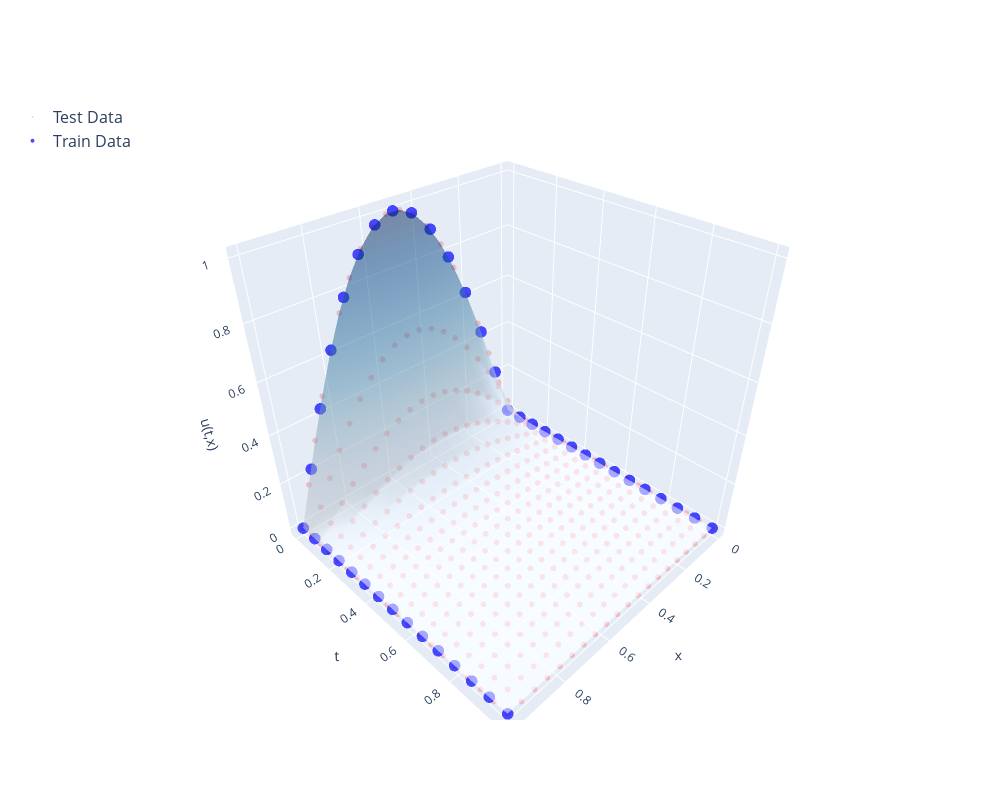

The notebook cell this image was saved under:
### Code cell
if data_from_csv:
    data = load_csv_data(diff_equation, files[file], params_to_optimize=params_to_optimize)
else:
    if diff_equation.dx: # If PDE

        if diff_equation.dy: # 2D
            data = load_moredim(diff_equation, params_to_optimize=params_to_optimize, L=L, T=T, plate_length=plate_length, max_iter_time=max_iter_time, alpha=alpha)

        elif bc_type == 'neumann': # Neumann BC
            data = load_data_neumann(diff_equation, params_to_optimize, L, T, k, N_train)

        else: # Dirichlet BC
            data = generate_data(diff_equation, params_to_optimize=params_to_optimize, L_min=0, L=L, T=T, N_train=N_train, N_test=N_test, initial_conditions=initial_conditions)
    
    else: # If ODE
        data = load_data(diff_equation, params_to_optimize=params_to_optimize, initial_conditions=initial_conditions, t_0=t_0, t_fin=t_fin, n_points=n_points, noise=noise)

### Figure 1 — Plotly figure (JSON) as saved in the notebook; plotly's stock layout.template omitted (floating-point values rounded to 4 significant figures; data arrays with more than 128 entries replaced by an {"elided": "..."} marker saying what was removed)
{"data": [{"marker": {"color": "red", "opacity": 0.2, "size": 2}, "mode": "markers", "name": "Test Data", "type": "scatter3d", "x": {"elided": "400 float values"}, "y": {"elided": "400 float values"}, "z": {"elided": "400 float values"}}, {"marker": {"color": "blue", "opacity": 0.7, "size": 4}, "mode": "markers", "name": "Train Data", "type": "scatter3d", "x": [0, 0.07143, 0.1429, 0.2143, 0.2857, 0.3571, 0.4286, 0.5, 0.5714, 0.6429, 0.7143, 0.7857, 0.8571, 0.9286, 1, 0, 1, 0, 1, 0, 1, 0, 1, 0, 1, 0, 1, 0, 1, 0, 1, 0, 1, 0, 1, 0, 1, 0, 1, 0, 1, 0, 1], "y": [0, 0, 0, 0, 0, 0, 0, 0, 0, 0, 0, 0, 0, 0, 0, 0.07143, 0.07143, 0.1429, 0.1429, 0.2143, 0.2143, 0.2857, 0.2857, 0.3571, 0.3571, 0.4286, 0.4286, 0.5, 0.5, 0.5714, 0.5714, 0.6429, 0.6429, 0.7143, 0.7143, 0.7857, 0.7857, 0.8571, 0.8571, 0.9286, 0.9286, 1, 1], "z": [0, 0.2225, 0.4339, 0.6235, 0.7818, 0.901, 0.9749, 1, 0.9749, 0.901, 0.7818, 0.6235, 0.4339, 0.2225, 0, 0, 0, 0, 0, 0, 0, 0, 0, 0, 0, 0, 0, 0, 0, 0, 0, 0, 0, 0, 0, 0, 0, 0, 0, 0, 0, 0, 0]}, {"colorscale": [[0, "rgb(247,251,255)"], [0.125, "rgb(222,235,247)"], [0.25, "rgb(198,219,239)"], [0.375, "rgb(158,202,225)"], [0.5, "rgb(107,174,214)"], [0.625, "rgb(66,146,198)"], [0.75, "rgb(33,113,181)"], [0.875, "rgb(8,81,156)"], [1, "rgb(8,48,107)"]], "name": "True Function", "opacity": 0.5, "showscale": false, "type": "surface", "x": [0, 0.05263, 0.1053, 0.1579, 0.2105, 0.2632, 0.3158, 0.3684, 0.4211, 0.4737, 0.5263, 0.5789, 0.6316, 0.6842, 0.7368, 0.7895, 0.8421, 0.8947, 0.9474, 1], "y": [0, 0.05263, 0.1053, 0.1579, 0.2105, 0.2632, 0.3158, 0.3684, 0.4211, 0.4737, 0.5263, 0.5789, 0.6316, 0.6842, 0.7368, 0.7895, 0.8421, 0.8947, 0.9474, 1], "z": {"elided": "20x20 float values"}}], "layout": {"height": 800, "legend": {"font": {"size": 16}, "x": -0.1, "y": 1}, "scene": {"aspectmode": "cube", "xaxis": {"title": {"text": "x"}}, "yaxis": {"title": {"text": "t"}}, "zaxis": {"title": {"text": "u(t,x)"}}}, "width": 1000}}
